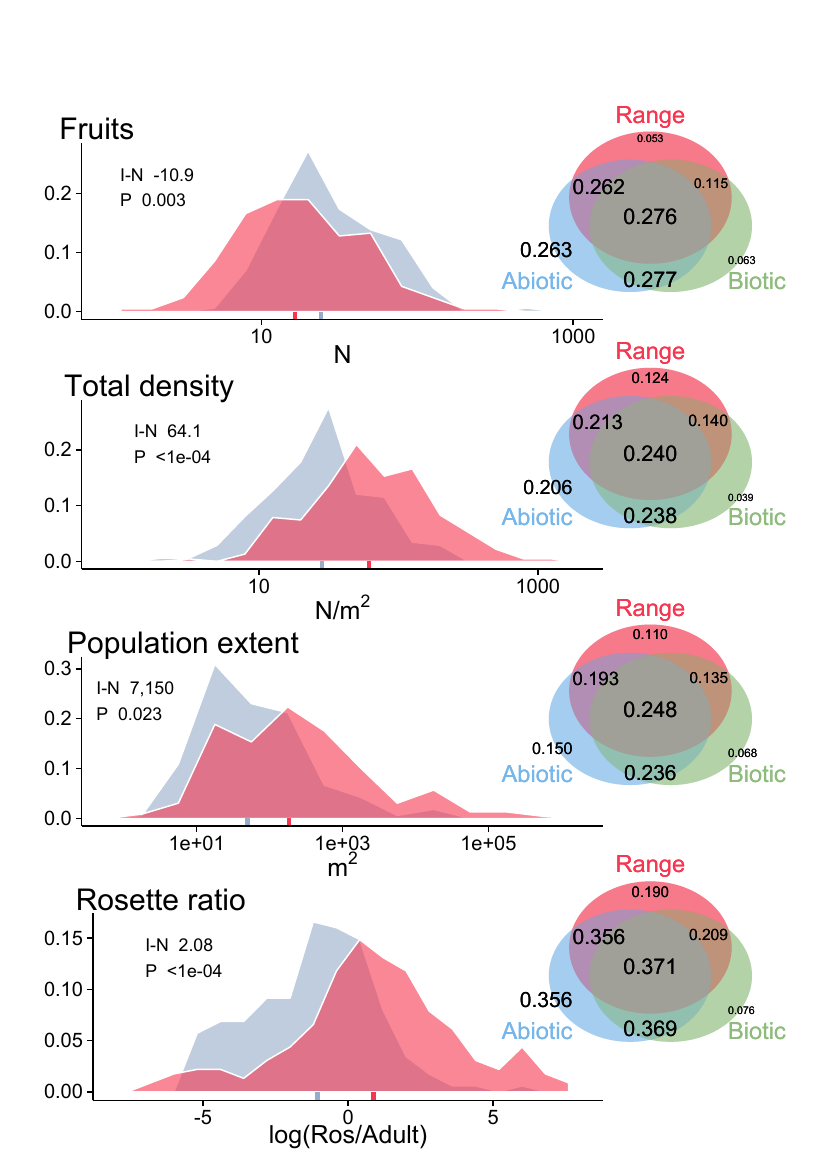

Write the R code that produced this figure.
#########################
## This script Makes histograms of Populaiton means
## With Venn Diagrams showing results of model selection
#########################

#########################
## Libraries            #
#########################
library(ggplot2)
library(gridExtra)
# Theme for plotting
source("Functions/theme_map.R")
# Include bootstrap estimates of mean and P
source("Functions/regionbootstrap.R") # Default Parameters: (BData,BVar="Fruits",NIter=10000)
# Data for plotting histograms
source("Functions/plothist.R")
# Data for plotting Venn diagrams
source("Functions/venndraw.R")

#########################
## Data                 #
#########################
PCData<-read.csv("PCData.csv")
VennData<-read.csv("Model_Performance.csv",row.names=1)
VennData<-round(VennData,digits=3)


#######################################
## Setup parameters for Venn diagrams #
#######################################
Clrs<-c("#F53751","#77B6EA","#8EBC7C") # Colours for top, left & right circles
Labs<-c("Range","Abiotic","Biotic") # Labels for circles
Ofst=5 # Circle separation
Size=20 # Circle size
LSz=6 # Base font size

##########################
# Write pdf              #
##########################

#svg("4_Figures/Fig2_HistoVenn.svg",width=8.26772,height=11.6929,onefile=T,pointsize = 4) # Standard A4 is 210mm x 297mm
cairo_pdf("4_Figures/Fig2_HistoVenn.pdf",width=8.26772,height=11.6929,onefile=T,pointsize = 4) # Standard A4 is 210mm x 297mm
  grid.newpage() # Open a new page on grid device 
  pushViewport(viewport(width=unit(200,"mm"),height=unit(287,"mm"),just=c("centre","centre"),layout = grid.layout(nrow=110, ncol=100))) # Margins: left/right:10mm x top/bottom:22mm
  # Add Histograms
  # Fruits plot
  NAMed<-median(PCData[PCData$Region=="Europe","Fruits"],na.rm=T)
  EUMed<-median(PCData[PCData$Region=="NorthAm","Fruits"],na.rm=T)
  pFrt<-plothist(xval="Fruits",PData=PCData,BWth=0.2,HLoc=1,FntSz=18)+ggtitle("Fruits")+xlab("N")+scale_x_log10(limits=c(1,1100))
  print(pFrt, vp = viewport(layout.pos.row=10:34,layout.pos.col=1:75))
  # Total Density
  NAMed<-median(PCData[PCData$Region=="Europe","TotalDens"],na.rm=T)
  EUMed<-median(PCData[PCData$Region=="NorthAm","TotalDens"],na.rm=T)
  pTD<-plothist(xval="TotalDens",PData=PCData,BWth=0.2,HLoc=1,FntSz=18)+ggtitle("Total density")+xlab(expression("N/"*m^"2"*""))+scale_x_log10()
  print(pTD, vp = viewport(layout.pos.row=35:59,layout.pos.col=1:75))
  # Population extent (Area)
  NAMed<-median(PCData[PCData$Region=="Europe","Pop_Size"],na.rm=T)
  EUMed<-median(PCData[PCData$Region=="NorthAm","Pop_Size"],na.rm=T)
  pPSi<-plothist(xval="Pop_Size",PData=PCData,BWth=0.5,FntSz=18)+ggtitle("Population extent")+xlab(expression(""*m^"2"*""))+scale_x_log10()
  print(pPSi, vp = viewport(layout.pos.row=60:84,layout.pos.col=1:75))
  # Rosette Ratio
  NAMed<-median(PCData[PCData$Region=="Europe","RosRatio"],na.rm=T)
  EUMed<-median(PCData[PCData$Region=="NorthAm","RosRatio"],na.rm=T)
  pRoR<-plothist(xval="RosRatio",PData=PCData,BWth=0.8,HLoc=-7.5,FntSz=18)+ggtitle("Rosette ratio")+xlab("log(Ros/Adult)")+xlim(-8,8)
  print(pRoR, vp = viewport(layout.pos.row=85:110,layout.pos.col=1:75))

  ## Add Venn Diagrams using above fuctions
  # Fruits
  InData<-VennData$Fruits
  print(venndraw(InData=InData), vp = viewport(layout.pos.row=7:32,layout.pos.col=60:100,y=unit(25,"mm"),clip=F))
  # Total Density
  InData<-VennData$TotalDens
  print(venndraw(InData=InData), vp = viewport(layout.pos.row=30:55,layout.pos.col=60:100))
  # Pop Size
  InData<-VennData$Pop_Size
  print(venndraw(InData=InData), vp = viewport(layout.pos.row=55:80,layout.pos.col=60:100))
  # Rosette Ratio
  InData<-VennData$RosRatio
  print(venndraw(InData=InData), vp = viewport(layout.pos.row=80:105,layout.pos.col=60:100))
dev.off()

